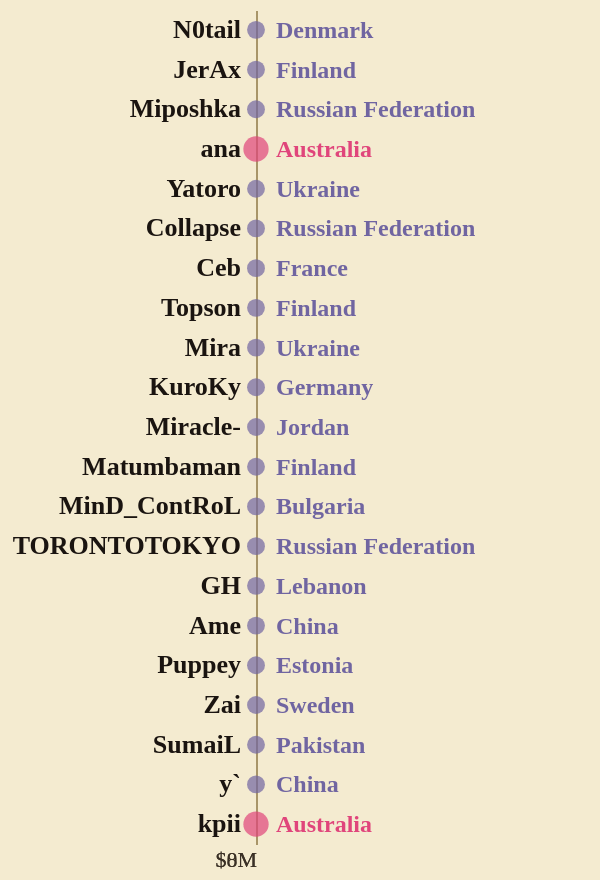

Express this chart as Vega-Lite.
### Vega-Lite specification from a JSON file in a GitHub repository (floating-point values rounded to 4 significant figures)
{"$schema": "https://vega.github.io/schema/vega-lite/v6.json", "width": "container", "height": 440, "padding": {"left": 5, "right": 130, "top": 5, "bottom": 5}, "autosize": {"type": "fit", "contains": "padding"}, "background": "#f4ebd0", "data": {"values": [{"Rank": 1, "Handle": "N0tail", "RealName": "Johan Sundstein", "Country": "Denmark", "TotalEarnings": 7184000.0, "TopGame": "Dota 2", "IsAustralian": false}, {"Rank": 2, "Handle": "JerAx", "RealName": "Jesse Vainikka", "Country": "Finland", "TotalEarnings": 6487000.0, "TopGame": "Dota 2", "IsAustralian": false}, {"Rank": 3, "Handle": "Miposhka", "RealName": "Yaroslav Naidenov", "Country": "Russian Federation", "TotalEarnings": 6250000.0, "TopGame": "Dota 2", "IsAustralian": false}, {"Rank": 4, "Handle": "ana", "RealName": "Anathan Pham", "Country": "Australia", "TotalEarnings": 6024000.0, "TopGame": "Dota 2", "IsAustralian": true}, {"Rank": 5, "Handle": "Yatoro", "RealName": "Ilya Mulyarchuk", "Country": "Ukraine", "TotalEarnings": 5990000.0, "TopGame": "Dota 2", "IsAustralian": false}, {"Rank": 6, "Handle": "Collapse", "RealName": "Magomed Khalilov", "Country": "Russian Federation", "TotalEarnings": 5985000.0, "TopGame": "Dota 2", "IsAustralian": false}, {"Rank": 7, "Handle": "Ceb", "RealName": "Sébastien Debs", "Country": "France", "TotalEarnings": 5949000.0, "TopGame": "Dota 2", "IsAustralian": false}, {"Rank": 8, "Handle": "Topson", "RealName": "Topias Taavitsainen", "Country": "Finland", "TotalEarnings": 5899000.0, "TopGame": "Dota 2", "IsAustralian": false}, {"Rank": 9, "Handle": "Mira", "RealName": "Miroslaw Kolpakov", "Country": "Ukraine", "TotalEarnings": 5661000.0, "TopGame": "Dota 2", "IsAustralian": false}, {"Rank": 10, "Handle": "KuroKy", "RealName": "Kuro Takhasomi", "Country": "Germany", "TotalEarnings": 5296000.0, "TopGame": "Dota 2", "IsAustralian": false}, {"Rank": 11, "Handle": "Miracle-", "RealName": "Amer Al-Barkawi", "Country": "Jordan", "TotalEarnings": 4914000.0, "TopGame": "Dota 2", "IsAustralian": false}, {"Rank": 12, "Handle": "Matumbaman", "RealName": "Lasse Urpalainen", "Country": "Finland", "TotalEarnings": 4873000.0, "TopGame": "Dota 2", "IsAustralian": false}, {"Rank": 13, "Handle": "MinD_ContRoL", "RealName": "Ivan Ivanov", "Country": "Bulgaria", "TotalEarnings": 4704000.0, "TopGame": "Dota 2", "IsAustralian": false}, {"Rank": 14, "Handle": "TORONTOTOKYO", "RealName": "Alexander Khertek", "Country": "Russian Federation", "TotalEarnings": 4562000.0, "TopGame": "Dota 2", "IsAustralian": false}, {"Rank": 15, "Handle": "GH", "RealName": "Maroun Merhej", "Country": "Lebanon", "TotalEarnings": 4392000.0, "TopGame": "Dota 2", "IsAustralian": false}, {"Rank": 16, "Handle": "Ame", "RealName": "Wang, Chunyu", "Country": "China", "TotalEarnings": 4387000.0, "TopGame": "Dota 2", "IsAustralian": false}, {"Rank": 17, "Handle": "Puppey", "RealName": "Clement Ivanov", "Country": "Estonia", "TotalEarnings": 4345000.0, "TopGame": "Dota 2", "IsAustralian": false}, {"Rank": 18, "Handle": "Zai", "RealName": "Ludwig Wåhlberg", "Country": "Sweden", "TotalEarnings": 4293000.0, "TopGame": "Dota 2", "IsAustralian": false}, {"Rank": 19, "Handle": "SumaiL", "RealName": "Sumail Hassan", "Country": "Pakistan", "TotalEarnings": 4172000.0, "TopGame": "Dota 2", "IsAustralian": false}, {"Rank": 20, "Handle": "y`", "RealName": "Zhang, Yiping", "Country": "China", "TotalEarnings": 4091000.0, "TopGame": "Dota 2", "IsAustralian": false}, {"Rank": 79, "Handle": "kpii", "RealName": "Damien Chok", "Country": "Australia", "TotalEarnings": 1866000.0, "TopGame": "Dota 2", "IsAustralian": true}]}, "encoding": {"y": {"field": "Handle", "type": "nominal", "sort": {"field": "TotalEarnings", "order": "descending"}, "axis": {"labelColor": "#1a1410", "labelFontSize": 13, "labelFont": "Space Grotesk", "labelFontWeight": 600, "ticks": false, "domainColor": "#a89568", "title": null, "labelPadding": 8}}}, "layer": [{"mark": {"type": "rule", "strokeWidth": 2}, "encoding": {"x": {"field": "TotalEarnings", "type": "quantitative", "scale": {"domainMin": 0}, "axis": {"labelColor": "#3a3026", "labelFontSize": 11, "labelFont": "Space Grotesk", "format": "$~s", "ticks": false, "domainColor": "#a89568", "gridColor": "#c9b88a", "gridDash": [3, 3], "title": null, "tickCount": 6}}, "x2": {"datum": 0}, "color": {"field": "IsAustralian", "type": "nominal", "scale": {"domain": [false, true], "range": ["#7065a1", "#e0457b"]}, "legend": null}}}, {"mark": {"type": "point", "filled": true, "size": 100}, "encoding": {"x": {"field": "TotalEarnings", "type": "quantitative"}, "color": {"field": "IsAustralian", "type": "nominal", "scale": {"domain": [false, true], "range": ["#6e4ba0", "#e0457b"]}, "legend": null}, "size": {"field": "IsAustralian", "type": "nominal", "scale": {"domain": [false, true], "range": [80, 160]}, "legend": null}, "tooltip": [{"field": "Rank", "title": "World Rank"}, {"field": "Handle", "title": "Player"}, {"field": "RealName", "title": "Real Name"}, {"field": "Country", "title": "Country"}, {"field": "TotalEarnings", "title": "Total Earnings", "format": "$,.0f"}, {"field": "TopGame", "title": "Top Game"}]}}, {"mark": {"type": "text", "align": "left", "dx": 10, "fontSize": 12, "fontWeight": 600, "font": "Space Grotesk"}, "encoding": {"y": {"field": "Handle", "type": "nominal", "sort": {"field": "TotalEarnings", "order": "descending"}}, "x": {"field": "TotalEarnings", "type": "quantitative"}, "text": {"field": "Country"}, "color": {"field": "IsAustralian", "type": "nominal", "scale": {"domain": [false, true], "range": ["#3a3026", "#e0457b"]}, "legend": null}}}], "config": {"view": {"stroke": "transparent"}}}
